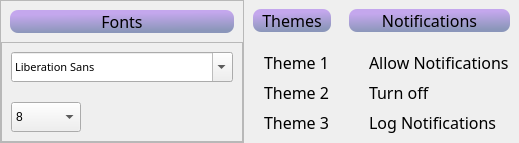
                           <widget class="QFrame" name="frame_44">
                            <property name="styleSheet">
                             <string notr="true"/>
                            </property>
                            <property name="frameShape">
                             <enum>QFrame::NoFrame</enum>
                            </property>
                            <property name="frameShadow">
                             <enum>QFrame::Raised</enum>
                            </property>
                            <layout class="QHBoxLayout" name="horizontalLayout_39" stretch="0,0,0">
                             <property name="spacing">
                              <number>0</number>
                             </property>
                             <property name="leftMargin">
                              <number>0</number>
                             </property>
                             <property name="topMargin">
                              <number>0</number>
                             </property>
                             <property name="rightMargin">
                              <number>0</number>
                             </property>
                             <property name="bottomMargin">
                              <number>0</number>
                             </property>
                             <item>
                              <widget class="QFrame" name="frame_50">
                               <property name="styleSheet">
                                <string notr="true"/>
                               </property>
                               <property name="frameShape">
                                <enum>QFrame::StyledPanel</enum>
                               </property>
                               <property name="frameShadow">
                                <enum>QFrame::Raised</enum>
                               </property>
                               <layout class="QVBoxLayout" name="verticalLayout_31">
                                <property name="spacing">
                                 <number>0</number>
                                </property>
                                <property name="leftMargin">
                                 <number>0</number>
                                </property>
                                <property name="topMargin">
                                 <number>0</number>
                                </property>
                                <property name="rightMargin">
                                 <number>0</number>
                                </property>
                                <property name="bottomMargin">
                                 <number>0</number>
                                </property>
                                <item>
                                 <widget class="QFrame" name="frame_53">
                                  <property name="maximumSize">
                                   <size>
                                    <width>16777215</width>
                                    <height>50</height>
                                   </size>
                                  </property>
                                  <property name="styleSheet">
                                   <string notr="true">border:none;</string>
                                  </property>
                                  <property name="frameShape">
                                   <enum>QFrame::StyledPanel</enum>
                                  </property>
                                  <property name="frameShadow">
                                   <enum>QFrame::Raised</enum>
                                  </property>
                                  <layout class="QHBoxLayout" name="horizontalLayout_40">
                                   <item>
                                    <widget class="QLabel" name="label_9">
                                     <property name="font">
                                      <font>
                                       <family>Montserrat SemiBold</family>
                                       <pointsize>12</pointsize>
                                      </font>
                                     </property>
                                     <property name="styleSheet">
                                      <string notr="true">background-color:qlineargradient(spread:pad, x1:0.392, y1:0.170364, x2:0.51, y2:0.95, stop:0.00627353 rgba(178, 138, 236, 180), stop:0.984012 rgba(98, 114, 164, 180));
border-radius:8px;</string>
                                     </property>
                                     <property name="text">
                                      <string>Fonts</string>
                                     </property>
                                     <property name="alignment">
                                      <set>Qt::AlignCenter</set>
                                     </property>
                                    </widget>
                                   </item>
                                  </layout>
                                 </widget>
                                </item>
                                <item alignment="Qt::AlignTop">
                                 <widget class="QFrame" name="frame_54">
                                  <property name="styleSheet">
                                   <string notr="true"/>
                                  </property>
                                  <property name="frameShape">
                                   <enum>QFrame::StyledPanel</enum>
                                  </property>
                                  <property name="frameShadow">
                                   <enum>QFrame::Raised</enum>
                                  </property>
                                  <layout class="QVBoxLayout" name="verticalLayout_34">
                                   <property name="spacing">
                                    <number>20</number>
                                   </property>
                                   <item>
                                    <widget class="QFontComboBox" name="fontComboBox">
                                     <property name="minimumSize">
                                      <size>
                                       <width>0</width>
                                       <height>30</height>
                                      </size>
                                     </property>
                                     <property name="maximumSize">
                                      <size>
                                       <width>16777215</width>
                                       <height>40</height>
                                      </size>
                                     </property>
                                     <property name="font">
                                      <font>
                                       <family>Montserrat Medium</family>
                                       <pointsize>8</pointsize>
                                      </font>
                                     </property>
                                     <property name="styleSheet">
                                      <string notr="true"/>
                                     </property>
                                    </widget>
                                   </item>
                                   <item>
                                    <widget class="QComboBox" name="comboBox_4">
                                     <property name="minimumSize">
                                      <size>
                                       <width>0</width>
                                       <height>30</height>
                                      </size>
                                     </property>
                                     <property name="maximumSize">
                                      <size>
                                       <width>70</width>
                                       <height>16777215</height>
                                      </size>
                                     </property>
                                     <property name="styleSheet">
                                      <string notr="true"/>
                                     </property>
                                     <property name="iconSize">
                                      <size>
                                       <width>24</width>
                                       <height>24</height>
                                      </size>
                                     </property>
                                     <item>
                                      <property name="text">
                                       <string>8</string>
                                      </property>
                                     </item>
                                     <item>
                                      <property name="text">
                                       <string>10</string>
                                      </property>
                                     </item>
                                     <item>
                                      <property name="text">
                                       <string>12</string>
                                      </property>
                                     </item>
                                     <item>
                                      <property name="text">
                                       <string>14</string>
                                      </property>
                                     </item>
                                     <item>
                                      <property name="text">
                                       <string>16</string>
                                      </property>
                                     </item>
                                     <item>
                                      <property name="text">
                                       <string>18</string>
                                      </property>
                                     </item>
                                    </widget>
                                   </item>
                                  </layout>
                                 </widget>
                                </item>
                               </layout>
                              </widget>
                             </item>
                             <item>
                              <widget class="QFrame" name="frame_51">
                               <property name="styleSheet">
                                <string notr="true"/>
                               </property>
                               <property name="frameShape">
                                <enum>QFrame::NoFrame</enum>
                               </property>
                               <property name="frameShadow">
                                <enum>QFrame::Plain</enum>
                               </property>
                               <layout class="QVBoxLayout" name="verticalLayout_32">
                                <property name="spacing">
                                 <number>0</number>
                                </property>
                                <property name="leftMargin">
                                 <number>0</number>
                                </property>
                                <property name="topMargin">
                                 <number>0</number>
                                </property>
                                <property name="rightMargin">
                                 <number>0</number>
                                </property>
                                <property name="bottomMargin">
                                 <number>0</number>
                                </property>
                                <item>
                                 <widget class="QFrame" name="frame_55">
                                  <property name="maximumSize">
                                   <size>
                                    <width>16777215</width>
                                    <height>50</height>
                                   </size>
                                  </property>
                                  <property name="styleSheet">
                                   <string notr="true">border:none;</string>
                                  </property>
                                  <property name="frameShape">
                                   <enum>QFrame::StyledPanel</enum>
                                  </property>
                                  <property name="frameShadow">
                                   <enum>QFrame::Raised</enum>
                                  </property>
                                  <layout class="QHBoxLayout" name="horizontalLayout_41">
                                   <item>
                                    <widget class="QLabel" name="label_10">
                                     <property name="font">
                                      <font>
                                       <family>Montserrat SemiBold</family>
                                       <pointsize>12</pointsize>
                                      </font>
                                     </property>
                                     <property name="styleSheet">
                                      <string notr="true">background-color:qlineargradient(spread:pad, x1:0.392, y1:0.170364, x2:0.51, y2:0.95, stop:0.00627353 rgba(178, 138, 236, 180), stop:0.984012 rgba(98, 114, 164, 180));
border-radius:8px;</string>
                                     </property>
                                     <property name="text">
                                      <string>Themes</string>
                                     </property>
                                     <property name="alignment">
                                      <set>Qt::AlignCenter</set>
                                     </property>
                                    </widget>
                                   </item>
                                  </layout>
                                 </widget>
                                </item>
                                <item alignment="Qt::AlignHCenter">
                                 <widget class="QFrame" name="frame_56">
                                  <property name="styleSheet">
                                   <string notr="true">border:none</string>
                                  </property>
                                  <property name="frameShape">
                                   <enum>QFrame::StyledPanel</enum>
                                  </property>
                                  <property name="frameShadow">
                                   <enum>QFrame::Raised</enum>
                                  </property>
                                  <layout class="QVBoxLayout" name="verticalLayout_35">
                                   <property name="leftMargin">
                                    <number>0</number>
                                   </property>
                                   <item>
                                    <widget class="QRadioButton" name="radioButton">
                                     <property name="font">
                                      <font>
                                       <family>Montserrat Light</family>
                                       <pointsize>12</pointsize>
                                      </font>
                                     </property>
                                     <property name="styleSheet">
                                      <string notr="true">background:transparent;</string>
                                     </property>
                                     <property name="text">
                                      <string>Theme 1</string>
                                     </property>
                                    </widget>
                                   </item>
                                   <item>
                                    <widget class="QRadioButton" name="radioButton_2">
                                     <property name="font">
                                      <font>
                                       <family>Montserrat Light</family>
                                       <pointsize>12</pointsize>
                                      </font>
                                     </property>
                                     <property name="styleSheet">
                                      <string notr="true">background:transparent;</string>
                                     </property>
                                     <property name="text">
                                      <string>Theme 2</string>
                                     </property>
                                    </widget>
                                   </item>
                                   <item>
                                    <widget class="QRadioButton" name="radioButton_3">
                                     <property name="font">
                                      <font>
                                       <family>Montserrat Light</family>
                                       <pointsize>12</pointsize>
                                      </font>
                                     </property>
                                     <property name="styleSheet">
                                      <string notr="true">background:transparent;</string>
                                     </property>
                                     <property name="text">
                                      <string>Theme 3</string>
                                     </property>
                                    </widget>
                                   </item>
                                  </layout>
                                 </widget>
                                </item>
                               </layout>
                              </widget>
                             </item>
                             <item>
                              <widget class="QFrame" name="frame_52">
                               <property name="styleSheet">
                                <string notr="true">background-color:none;
border: none;
border-radius: 8px;</string>
                               </property>
                               <property name="frameShape">
                                <enum>QFrame::StyledPanel</enum>
                               </property>
                               <property name="frameShadow">
                                <enum>QFrame::Raised</enum>
                               </property>
                               <layout class="QVBoxLayout" name="verticalLayout_33">
                                <property name="spacing">
                                 <number>0</number>
                                </property>
                                <property name="leftMargin">
                                 <number>0</number>
                                </property>
                                <property name="topMargin">
                                 <number>0</number>
                                </property>
                                <property name="rightMargin">
                                 <number>0</number>
                                </property>
                                <property name="bottomMargin">
                                 <number>0</number>
                                </property>
                                <item>
                                 <widget class="QFrame" name="frame_57">
                                  <property name="maximumSize">
                                   <size>
                                    <width>16777215</width>
                                    <height>50</height>
                                   </size>
                                  </property>
                                  <property name="styleSheet">
                                   <string notr="true">border:none</string>
                                  </property>
                                  <property name="frameShape">
                                   <enum>QFrame::StyledPanel</enum>
                                  </property>
                                  <property name="frameShadow">
                                   <enum>QFrame::Raised</enum>
                                  </property>
                                  <layout class="QHBoxLayout" name="horizontalLayout_42">
                                   <item>
                                    <widget class="QLabel" name="label_11">
                                     <property name="font">
                                      <font>
                                       <family>Montserrat SemiBold</family>
                                       <pointsize>12</pointsize>
                                      </font>
                                     </property>
                                     <property name="styleSheet">
                                      <string notr="true">background-color:qlineargradient(spread:pad, x1:0.392, y1:0.170364, x2:0.51, y2:0.95, stop:0.00627353 rgba(178, 138, 236, 180), stop:0.984012 rgba(98, 114, 164, 180));</string>
                                     </property>
                                     <property name="text">
                                      <string>Notifications</string>
                                     </property>
                                     <property name="alignment">
                                      <set>Qt::AlignCenter</set>
                                     </property>
                                    </widget>
                                   </item>
                                  </layout>
                                 </widget>
                                </item>
                                <item alignment="Qt::AlignHCenter">
                                 <widget class="QFrame" name="frame_58">
                                  <property name="styleSheet">
                                   <string notr="true">border:none</string>
                                  </property>
                                  <property name="frameShape">
                                   <enum>QFrame::StyledPanel</enum>
                                  </property>
                                  <property name="frameShadow">
                                   <enum>QFrame::Raised</enum>
                                  </property>
                                  <layout class="QVBoxLayout" name="verticalLayout_9">
                                   <item>
                                    <widget class="QCheckBox" name="checkBox">
                                     <property name="font">
                                      <font>
                                       <family>Montserrat Light</family>
                                       <pointsize>12</pointsize>
                                      </font>
                                     </property>
                                     <property name="styleSheet">
                                      <string notr="true">background:transparent;</string>
                                     </property>
                                     <property name="text">
                                      <string>Allow Notifications</string>
                                     </property>
                                    </widget>
                                   </item>
                                   <item>
                                    <widget class="QCheckBox" name="checkBox_2">
                                     <property name="font">
                                      <font>
                                       <family>Montserrat Light</family>
                                       <pointsize>12</pointsize>
                                      </font>
                                     </property>
                                     <property name="styleSheet">
                                      <string notr="true">background:transparent;</string>
                                     </property>
                                     <property name="text">
                                      <string>Turn off </string>
                                     </property>
                                    </widget>
                                   </item>
                                   <item>
                                    <widget class="QCheckBox" name="checkBox_3">
                                     <property name="font">
                                      <font>
                                       <family>Montserrat Light</family>
                                       <pointsize>12</pointsize>
                                      </font>
                                     </property>
                                     <property name="styleSheet">
                                      <string notr="true">background:transparent;</string>
                                     </property>
                                     <property name="text">
                                      <string>Log Notifications</string>
                                     </property>
                                    </widget>
                                   </item>
                                  </layout>
                                 </widget>
                                </item>
                               </layout>
                              </widget>
                             </item>
                            </layout>
                           </widget>
